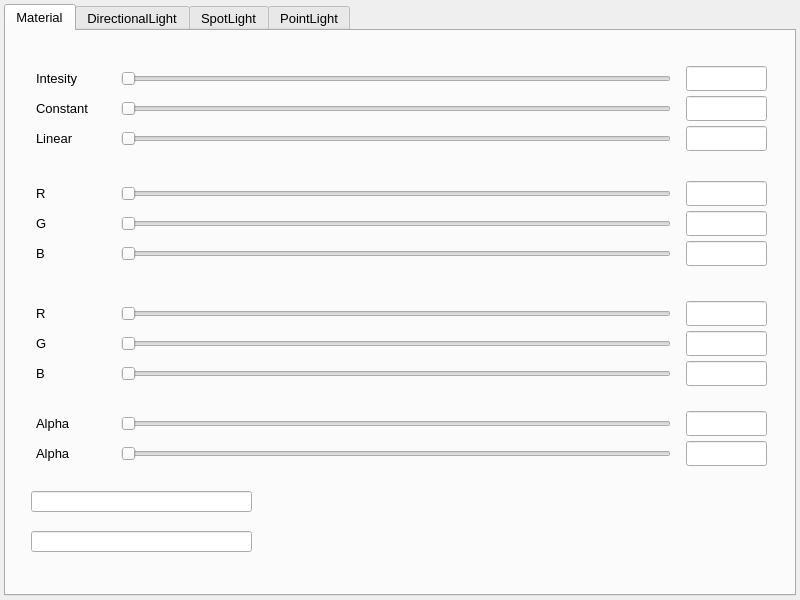
<?xml version="1.0" encoding="UTF-8"?>
<ui version="4.0">
 <class>MaterialDialog</class>
 <widget class="QWidget" name="MaterialDialog">
  <property name="geometry">
   <rect>
    <x>0</x>
    <y>0</y>
    <width>800</width>
    <height>600</height>
   </rect>
  </property>
  <property name="sizePolicy">
   <sizepolicy hsizetype="Preferred" vsizetype="Preferred">
    <horstretch>0</horstretch>
    <verstretch>0</verstretch>
   </sizepolicy>
  </property>
  <property name="minimumSize">
   <size>
    <width>800</width>
    <height>285</height>
   </size>
  </property>
  <property name="maximumSize">
   <size>
    <width>800</width>
    <height>1200</height>
   </size>
  </property>
  <property name="sizeIncrement">
   <size>
    <width>10</width>
    <height>10</height>
   </size>
  </property>
  <property name="baseSize">
   <size>
    <width>10</width>
    <height>10</height>
   </size>
  </property>
  <property name="font">
   <font>
    <family>Arial</family>
    <pointsize>10</pointsize>
   </font>
  </property>
  <property name="windowTitle">
   <string>Messages</string>
  </property>
  <layout class="QVBoxLayout" name="verticalLayout" stretch="0">
   <property name="spacing">
    <number>4</number>
   </property>
   <property name="leftMargin">
    <number>4</number>
   </property>
   <property name="topMargin">
    <number>4</number>
   </property>
   <property name="rightMargin">
    <number>4</number>
   </property>
   <property name="bottomMargin">
    <number>4</number>
   </property>
   <item>
    <widget class="QTabWidget" name="tabWidget">
     <property name="currentIndex">
      <number>0</number>
     </property>
     <widget class="QWidget" name="tab">
      <attribute name="title">
       <string>Material</string>
      </attribute>
      <widget class="QLineEdit" name="mtg2">
       <property name="geometry">
        <rect>
         <x>680</x>
         <y>300</y>
         <width>81</width>
         <height>25</height>
        </rect>
       </property>
      </widget>
      <widget class="QLineEdit" name="mtr2">
       <property name="geometry">
        <rect>
         <x>680</x>
         <y>270</y>
         <width>81</width>
         <height>25</height>
        </rect>
       </property>
      </widget>
      <widget class="QSlider" name="mg2">
       <property name="geometry">
        <rect>
         <x>115</x>
         <y>300</y>
         <width>550</width>
         <height>25</height>
        </rect>
       </property>
       <property name="maximum">
        <number>255</number>
       </property>
       <property name="pageStep">
        <number>1</number>
       </property>
       <property name="orientation">
        <enum>Qt::Horizontal</enum>
       </property>
      </widget>
      <widget class="QLabel" name="lg2">
       <property name="geometry">
        <rect>
         <x>30</x>
         <y>300</y>
         <width>81</width>
         <height>25</height>
        </rect>
       </property>
       <property name="text">
        <string>G</string>
       </property>
      </widget>
      <widget class="QSlider" name="mr2">
       <property name="geometry">
        <rect>
         <x>115</x>
         <y>270</y>
         <width>550</width>
         <height>25</height>
        </rect>
       </property>
       <property name="maximum">
        <number>255</number>
       </property>
       <property name="pageStep">
        <number>1</number>
       </property>
       <property name="orientation">
        <enum>Qt::Horizontal</enum>
       </property>
      </widget>
      <widget class="QLineEdit" name="mtb2">
       <property name="geometry">
        <rect>
         <x>680</x>
         <y>330</y>
         <width>81</width>
         <height>25</height>
        </rect>
       </property>
      </widget>
      <widget class="QLabel" name="lb2">
       <property name="geometry">
        <rect>
         <x>30</x>
         <y>330</y>
         <width>81</width>
         <height>25</height>
        </rect>
       </property>
       <property name="text">
        <string>B</string>
       </property>
      </widget>
      <widget class="QSlider" name="mb2">
       <property name="geometry">
        <rect>
         <x>115</x>
         <y>330</y>
         <width>550</width>
         <height>25</height>
        </rect>
       </property>
       <property name="maximum">
        <number>255</number>
       </property>
       <property name="pageStep">
        <number>1</number>
       </property>
       <property name="orientation">
        <enum>Qt::Horizontal</enum>
       </property>
      </widget>
      <widget class="QLabel" name="lr2">
       <property name="geometry">
        <rect>
         <x>30</x>
         <y>270</y>
         <width>81</width>
         <height>25</height>
        </rect>
       </property>
       <property name="text">
        <string>R</string>
       </property>
      </widget>
      <widget class="QLabel" name="lb0">
       <property name="geometry">
        <rect>
         <x>30</x>
         <y>95</y>
         <width>81</width>
         <height>25</height>
        </rect>
       </property>
       <property name="text">
        <string>Linear</string>
       </property>
      </widget>
      <widget class="QLineEdit" name="mtb0">
       <property name="geometry">
        <rect>
         <x>680</x>
         <y>95</y>
         <width>81</width>
         <height>25</height>
        </rect>
       </property>
      </widget>
      <widget class="QSlider" name="mb0">
       <property name="geometry">
        <rect>
         <x>115</x>
         <y>95</y>
         <width>550</width>
         <height>25</height>
        </rect>
       </property>
       <property name="maximum">
        <number>255</number>
       </property>
       <property name="pageStep">
        <number>1</number>
       </property>
       <property name="orientation">
        <enum>Qt::Horizontal</enum>
       </property>
      </widget>
      <widget class="QLineEdit" name="mtg0">
       <property name="geometry">
        <rect>
         <x>680</x>
         <y>65</y>
         <width>81</width>
         <height>25</height>
        </rect>
       </property>
      </widget>
      <widget class="QLineEdit" name="mtr0">
       <property name="geometry">
        <rect>
         <x>680</x>
         <y>35</y>
         <width>81</width>
         <height>25</height>
        </rect>
       </property>
      </widget>
      <widget class="QLabel" name="l0">
       <property name="geometry">
        <rect>
         <x>30</x>
         <y>380</y>
         <width>81</width>
         <height>25</height>
        </rect>
       </property>
       <property name="text">
        <string>Alpha</string>
       </property>
      </widget>
      <widget class="QLabel" name="lr0">
       <property name="geometry">
        <rect>
         <x>30</x>
         <y>35</y>
         <width>81</width>
         <height>25</height>
        </rect>
       </property>
       <property name="text">
        <string>Intesity</string>
       </property>
      </widget>
      <widget class="QSlider" name="mr0">
       <property name="geometry">
        <rect>
         <x>115</x>
         <y>35</y>
         <width>550</width>
         <height>25</height>
        </rect>
       </property>
       <property name="maximum">
        <number>255</number>
       </property>
       <property name="pageStep">
        <number>1</number>
       </property>
       <property name="orientation">
        <enum>Qt::Horizontal</enum>
       </property>
      </widget>
      <widget class="QSlider" name="ms0">
       <property name="geometry">
        <rect>
         <x>115</x>
         <y>380</y>
         <width>550</width>
         <height>25</height>
        </rect>
       </property>
       <property name="maximum">
        <number>1000</number>
       </property>
       <property name="pageStep">
        <number>1</number>
       </property>
       <property name="orientation">
        <enum>Qt::Horizontal</enum>
       </property>
      </widget>
      <widget class="QLineEdit" name="mt0">
       <property name="geometry">
        <rect>
         <x>680</x>
         <y>380</y>
         <width>81</width>
         <height>25</height>
        </rect>
       </property>
      </widget>
      <widget class="QLabel" name="lg0">
       <property name="geometry">
        <rect>
         <x>30</x>
         <y>65</y>
         <width>81</width>
         <height>25</height>
        </rect>
       </property>
       <property name="text">
        <string>Constant</string>
       </property>
      </widget>
      <widget class="QSlider" name="mg0">
       <property name="geometry">
        <rect>
         <x>115</x>
         <y>65</y>
         <width>550</width>
         <height>25</height>
        </rect>
       </property>
       <property name="maximum">
        <number>255</number>
       </property>
       <property name="pageStep">
        <number>1</number>
       </property>
       <property name="tracking">
        <bool>true</bool>
       </property>
       <property name="orientation">
        <enum>Qt::Horizontal</enum>
       </property>
       <property name="tickPosition">
        <enum>QSlider::NoTicks</enum>
       </property>
       <property name="tickInterval">
        <number>0</number>
       </property>
      </widget>
      <widget class="QLineEdit" name="name">
       <property name="geometry">
        <rect>
         <x>25</x>
         <y>460</y>
         <width>221</width>
         <height>21</height>
        </rect>
       </property>
      </widget>
      <widget class="QLineEdit" name="material">
       <property name="geometry">
        <rect>
         <x>25</x>
         <y>500</y>
         <width>221</width>
         <height>21</height>
        </rect>
       </property>
      </widget>
      <widget class="QLabel" name="lg1">
       <property name="geometry">
        <rect>
         <x>30</x>
         <y>180</y>
         <width>81</width>
         <height>25</height>
        </rect>
       </property>
       <property name="text">
        <string>G</string>
       </property>
      </widget>
      <widget class="QLabel" name="lr1">
       <property name="geometry">
        <rect>
         <x>30</x>
         <y>150</y>
         <width>81</width>
         <height>25</height>
        </rect>
       </property>
       <property name="text">
        <string>R</string>
       </property>
      </widget>
      <widget class="QSlider" name="mg1">
       <property name="geometry">
        <rect>
         <x>115</x>
         <y>180</y>
         <width>550</width>
         <height>25</height>
        </rect>
       </property>
       <property name="maximum">
        <number>255</number>
       </property>
       <property name="pageStep">
        <number>1</number>
       </property>
       <property name="orientation">
        <enum>Qt::Horizontal</enum>
       </property>
      </widget>
      <widget class="QLineEdit" name="mtr1">
       <property name="geometry">
        <rect>
         <x>680</x>
         <y>150</y>
         <width>81</width>
         <height>25</height>
        </rect>
       </property>
      </widget>
      <widget class="QLineEdit" name="mtb1">
       <property name="geometry">
        <rect>
         <x>680</x>
         <y>210</y>
         <width>81</width>
         <height>25</height>
        </rect>
       </property>
      </widget>
      <widget class="QSlider" name="mr1">
       <property name="geometry">
        <rect>
         <x>115</x>
         <y>150</y>
         <width>550</width>
         <height>25</height>
        </rect>
       </property>
       <property name="maximum">
        <number>255</number>
       </property>
       <property name="pageStep">
        <number>1</number>
       </property>
       <property name="orientation">
        <enum>Qt::Horizontal</enum>
       </property>
      </widget>
      <widget class="QLabel" name="lb1">
       <property name="geometry">
        <rect>
         <x>30</x>
         <y>210</y>
         <width>81</width>
         <height>25</height>
        </rect>
       </property>
       <property name="text">
        <string>B</string>
       </property>
      </widget>
      <widget class="QSlider" name="mb1">
       <property name="geometry">
        <rect>
         <x>115</x>
         <y>210</y>
         <width>550</width>
         <height>25</height>
        </rect>
       </property>
       <property name="maximum">
        <number>255</number>
       </property>
       <property name="pageStep">
        <number>1</number>
       </property>
       <property name="orientation">
        <enum>Qt::Horizontal</enum>
       </property>
      </widget>
      <widget class="QLineEdit" name="mtg1">
       <property name="geometry">
        <rect>
         <x>680</x>
         <y>180</y>
         <width>81</width>
         <height>25</height>
        </rect>
       </property>
      </widget>
      <widget class="QLabel" name="l1">
       <property name="geometry">
        <rect>
         <x>30</x>
         <y>410</y>
         <width>81</width>
         <height>25</height>
        </rect>
       </property>
       <property name="text">
        <string>Alpha</string>
       </property>
      </widget>
      <widget class="QLineEdit" name="mt1">
       <property name="geometry">
        <rect>
         <x>680</x>
         <y>410</y>
         <width>81</width>
         <height>25</height>
        </rect>
       </property>
      </widget>
      <widget class="QSlider" name="ms1">
       <property name="geometry">
        <rect>
         <x>115</x>
         <y>410</y>
         <width>550</width>
         <height>25</height>
        </rect>
       </property>
       <property name="maximum">
        <number>1000</number>
       </property>
       <property name="pageStep">
        <number>1</number>
       </property>
       <property name="orientation">
        <enum>Qt::Horizontal</enum>
       </property>
      </widget>
     </widget>
     <widget class="QWidget" name="tab_7">
      <attribute name="title">
       <string>DirectionalLight</string>
      </attribute>
      <widget class="QLineEdit" name="t4_b_3">
       <property name="geometry">
        <rect>
         <x>680</x>
         <y>275</y>
         <width>81</width>
         <height>25</height>
        </rect>
       </property>
      </widget>
      <widget class="QSlider" name="t4_s2_3">
       <property name="geometry">
        <rect>
         <x>115</x>
         <y>95</y>
         <width>550</width>
         <height>25</height>
        </rect>
       </property>
       <property name="maximum">
        <number>1000</number>
       </property>
       <property name="pageStep">
        <number>1</number>
       </property>
       <property name="orientation">
        <enum>Qt::Horizontal</enum>
       </property>
      </widget>
      <widget class="QLabel" name="label_15">
       <property name="geometry">
        <rect>
         <x>30</x>
         <y>95</y>
         <width>81</width>
         <height>25</height>
        </rect>
       </property>
       <property name="text">
        <string>Linear</string>
       </property>
      </widget>
      <widget class="QSlider" name="t4_sb_3">
       <property name="geometry">
        <rect>
         <x>115</x>
         <y>275</y>
         <width>550</width>
         <height>25</height>
        </rect>
       </property>
       <property name="maximum">
        <number>255</number>
       </property>
       <property name="pageStep">
        <number>1</number>
       </property>
       <property name="orientation">
        <enum>Qt::Horizontal</enum>
       </property>
      </widget>
      <widget class="QLineEdit" name="t4_8">
       <property name="geometry">
        <rect>
         <x>680</x>
         <y>130</y>
         <width>81</width>
         <height>25</height>
        </rect>
       </property>
      </widget>
      <widget class="QLineEdit" name="t4_r_3">
       <property name="geometry">
        <rect>
         <x>680</x>
         <y>205</y>
         <width>81</width>
         <height>25</height>
        </rect>
       </property>
      </widget>
      <widget class="QSlider" name="t4_s3_3">
       <property name="geometry">
        <rect>
         <x>115</x>
         <y>130</y>
         <width>550</width>
         <height>25</height>
        </rect>
       </property>
       <property name="maximum">
        <number>1000</number>
       </property>
       <property name="pageStep">
        <number>1</number>
       </property>
       <property name="orientation">
        <enum>Qt::Horizontal</enum>
       </property>
      </widget>
      <widget class="QSlider" name="t4_sg_3">
       <property name="geometry">
        <rect>
         <x>115</x>
         <y>240</y>
         <width>550</width>
         <height>25</height>
        </rect>
       </property>
       <property name="maximum">
        <number>255</number>
       </property>
       <property name="pageStep">
        <number>1</number>
       </property>
       <property name="orientation">
        <enum>Qt::Horizontal</enum>
       </property>
      </widget>
      <widget class="QLabel" name="label_16">
       <property name="geometry">
        <rect>
         <x>30</x>
         <y>60</y>
         <width>81</width>
         <height>25</height>
        </rect>
       </property>
       <property name="text">
        <string>Constant</string>
       </property>
      </widget>
      <widget class="QSlider" name="t4_s1_3">
       <property name="geometry">
        <rect>
         <x>115</x>
         <y>60</y>
         <width>550</width>
         <height>25</height>
        </rect>
       </property>
       <property name="maximum">
        <number>1000</number>
       </property>
       <property name="pageStep">
        <number>1</number>
       </property>
       <property name="tracking">
        <bool>true</bool>
       </property>
       <property name="orientation">
        <enum>Qt::Horizontal</enum>
       </property>
       <property name="tickPosition">
        <enum>QSlider::NoTicks</enum>
       </property>
       <property name="tickInterval">
        <number>0</number>
       </property>
      </widget>
      <widget class="QLabel" name="label_17">
       <property name="geometry">
        <rect>
         <x>30</x>
         <y>25</y>
         <width>81</width>
         <height>25</height>
        </rect>
       </property>
       <property name="text">
        <string>Intesity</string>
       </property>
      </widget>
      <widget class="QLineEdit" name="t4_9">
       <property name="geometry">
        <rect>
         <x>680</x>
         <y>25</y>
         <width>81</width>
         <height>25</height>
        </rect>
       </property>
      </widget>
      <widget class="QLabel" name="label_18">
       <property name="geometry">
        <rect>
         <x>30</x>
         <y>205</y>
         <width>81</width>
         <height>25</height>
        </rect>
       </property>
       <property name="text">
        <string>R</string>
       </property>
      </widget>
      <widget class="QLineEdit" name="t4_10">
       <property name="geometry">
        <rect>
         <x>680</x>
         <y>95</y>
         <width>81</width>
         <height>25</height>
        </rect>
       </property>
      </widget>
      <widget class="QSlider" name="t4_s0_3">
       <property name="geometry">
        <rect>
         <x>115</x>
         <y>25</y>
         <width>550</width>
         <height>25</height>
        </rect>
       </property>
       <property name="maximum">
        <number>100</number>
       </property>
       <property name="pageStep">
        <number>1</number>
       </property>
       <property name="orientation">
        <enum>Qt::Horizontal</enum>
       </property>
      </widget>
      <widget class="QSlider" name="t4_sr_3">
       <property name="geometry">
        <rect>
         <x>115</x>
         <y>205</y>
         <width>550</width>
         <height>25</height>
        </rect>
       </property>
       <property name="maximum">
        <number>255</number>
       </property>
       <property name="pageStep">
        <number>1</number>
       </property>
       <property name="orientation">
        <enum>Qt::Horizontal</enum>
       </property>
      </widget>
      <widget class="QLabel" name="label_19">
       <property name="geometry">
        <rect>
         <x>30</x>
         <y>275</y>
         <width>81</width>
         <height>25</height>
        </rect>
       </property>
       <property name="text">
        <string>B</string>
       </property>
      </widget>
      <widget class="QLabel" name="label_20">
       <property name="geometry">
        <rect>
         <x>30</x>
         <y>130</y>
         <width>81</width>
         <height>25</height>
        </rect>
       </property>
       <property name="text">
        <string>Quadratic</string>
       </property>
      </widget>
      <widget class="QLabel" name="label_21">
       <property name="geometry">
        <rect>
         <x>30</x>
         <y>240</y>
         <width>81</width>
         <height>25</height>
        </rect>
       </property>
       <property name="text">
        <string>G</string>
       </property>
      </widget>
      <widget class="QLineEdit" name="t4_g_3">
       <property name="geometry">
        <rect>
         <x>680</x>
         <y>240</y>
         <width>81</width>
         <height>25</height>
        </rect>
       </property>
      </widget>
      <widget class="QLineEdit" name="t4_11">
       <property name="geometry">
        <rect>
         <x>680</x>
         <y>60</y>
         <width>81</width>
         <height>25</height>
        </rect>
       </property>
      </widget>
     </widget>
     <widget class="QWidget" name="tab_6">
      <attribute name="title">
       <string>SpotLight</string>
      </attribute>
      <widget class="QLineEdit" name="t4_b_4">
       <property name="geometry">
        <rect>
         <x>680</x>
         <y>275</y>
         <width>81</width>
         <height>25</height>
        </rect>
       </property>
      </widget>
      <widget class="QSlider" name="t4_s2_4">
       <property name="geometry">
        <rect>
         <x>115</x>
         <y>95</y>
         <width>550</width>
         <height>25</height>
        </rect>
       </property>
       <property name="maximum">
        <number>1000</number>
       </property>
       <property name="pageStep">
        <number>1</number>
       </property>
       <property name="orientation">
        <enum>Qt::Horizontal</enum>
       </property>
      </widget>
      <widget class="QLabel" name="label_22">
       <property name="geometry">
        <rect>
         <x>30</x>
         <y>95</y>
         <width>81</width>
         <height>25</height>
        </rect>
       </property>
       <property name="text">
        <string>Linear</string>
       </property>
      </widget>
      <widget class="QSlider" name="t4_sb_4">
       <property name="geometry">
        <rect>
         <x>115</x>
         <y>275</y>
         <width>550</width>
         <height>25</height>
        </rect>
       </property>
       <property name="maximum">
        <number>255</number>
       </property>
       <property name="pageStep">
        <number>1</number>
       </property>
       <property name="orientation">
        <enum>Qt::Horizontal</enum>
       </property>
      </widget>
      <widget class="QLineEdit" name="t4_12">
       <property name="geometry">
        <rect>
         <x>680</x>
         <y>130</y>
         <width>81</width>
         <height>25</height>
        </rect>
       </property>
      </widget>
      <widget class="QLineEdit" name="t4_r_4">
       <property name="geometry">
        <rect>
         <x>680</x>
         <y>205</y>
         <width>81</width>
         <height>25</height>
        </rect>
       </property>
      </widget>
      <widget class="QSlider" name="t4_s3_4">
       <property name="geometry">
        <rect>
         <x>115</x>
         <y>130</y>
         <width>550</width>
         <height>25</height>
        </rect>
       </property>
       <property name="maximum">
        <number>1000</number>
       </property>
       <property name="pageStep">
        <number>1</number>
       </property>
       <property name="orientation">
        <enum>Qt::Horizontal</enum>
       </property>
      </widget>
      <widget class="QSlider" name="t4_sg_4">
       <property name="geometry">
        <rect>
         <x>115</x>
         <y>240</y>
         <width>550</width>
         <height>25</height>
        </rect>
       </property>
       <property name="maximum">
        <number>255</number>
       </property>
       <property name="pageStep">
        <number>1</number>
       </property>
       <property name="orientation">
        <enum>Qt::Horizontal</enum>
       </property>
      </widget>
      <widget class="QLabel" name="label_23">
       <property name="geometry">
        <rect>
         <x>30</x>
         <y>60</y>
         <width>81</width>
         <height>25</height>
        </rect>
       </property>
       <property name="text">
        <string>Constant</string>
       </property>
      </widget>
      <widget class="QSlider" name="t4_s1_4">
       <property name="geometry">
        <rect>
         <x>115</x>
         <y>60</y>
         <width>550</width>
         <height>25</height>
        </rect>
       </property>
       <property name="maximum">
        <number>1000</number>
       </property>
       <property name="pageStep">
        <number>1</number>
       </property>
       <property name="tracking">
        <bool>true</bool>
       </property>
       <property name="orientation">
        <enum>Qt::Horizontal</enum>
       </property>
       <property name="tickPosition">
        <enum>QSlider::NoTicks</enum>
       </property>
       <property name="tickInterval">
        <number>0</number>
       </property>
      </widget>
      <widget class="QLabel" name="label_24">
       <property name="geometry">
        <rect>
         <x>30</x>
         <y>25</y>
         <width>81</width>
         <height>25</height>
        </rect>
       </property>
       <property name="text">
        <string>Intesity</string>
       </property>
      </widget>
      <widget class="QLineEdit" name="t4_13">
       <property name="geometry">
        <rect>
         <x>680</x>
         <y>25</y>
         <width>81</width>
         <height>25</height>
        </rect>
       </property>
      </widget>
      <widget class="QLabel" name="label_25">
       <property name="geometry">
        <rect>
         <x>30</x>
         <y>205</y>
         <width>81</width>
         <height>25</height>
        </rect>
       </property>
       <property name="text">
        <string>R</string>
       </property>
      </widget>
      <widget class="QLineEdit" name="t4_14">
       <property name="geometry">
        <rect>
         <x>680</x>
         <y>95</y>
         <width>81</width>
         <height>25</height>
        </rect>
       </property>
      </widget>
      <widget class="QSlider" name="t4_s0_4">
       <property name="geometry">
        <rect>
         <x>115</x>
         <y>25</y>
         <width>550</width>
         <height>25</height>
        </rect>
       </property>
       <property name="maximum">
        <number>100</number>
       </property>
       <property name="pageStep">
        <number>1</number>
       </property>
       <property name="orientation">
        <enum>Qt::Horizontal</enum>
       </property>
      </widget>
      <widget class="QSlider" name="t4_sr_4">
       <property name="geometry">
        <rect>
         <x>115</x>
         <y>205</y>
         <width>550</width>
         <height>25</height>
        </rect>
       </property>
       <property name="maximum">
        <number>255</number>
       </property>
       <property name="pageStep">
        <number>1</number>
       </property>
       <property name="orientation">
        <enum>Qt::Horizontal</enum>
       </property>
      </widget>
      <widget class="QLabel" name="label_26">
       <property name="geometry">
        <rect>
         <x>30</x>
         <y>275</y>
         <width>81</width>
         <height>25</height>
        </rect>
       </property>
       <property name="text">
        <string>B</string>
       </property>
      </widget>
      <widget class="QLabel" name="label_27">
       <property name="geometry">
        <rect>
         <x>30</x>
         <y>130</y>
         <width>81</width>
         <height>25</height>
        </rect>
       </property>
       <property name="text">
        <string>Quadratic</string>
       </property>
      </widget>
      <widget class="QLabel" name="label_28">
       <property name="geometry">
        <rect>
         <x>30</x>
         <y>240</y>
         <width>81</width>
         <height>25</height>
        </rect>
       </property>
       <property name="text">
        <string>G</string>
       </property>
      </widget>
      <widget class="QLineEdit" name="t4_g_4">
       <property name="geometry">
        <rect>
         <x>680</x>
         <y>240</y>
         <width>81</width>
         <height>25</height>
        </rect>
       </property>
      </widget>
      <widget class="QLineEdit" name="t4_15">
       <property name="geometry">
        <rect>
         <x>680</x>
         <y>60</y>
         <width>81</width>
         <height>25</height>
        </rect>
       </property>
      </widget>
     </widget>
     <widget class="QWidget" name="tab_5">
      <attribute name="title">
       <string>PointLight</string>
      </attribute>
      <widget class="QSlider" name="t4_s1">
       <property name="geometry">
        <rect>
         <x>115</x>
         <y>60</y>
         <width>550</width>
         <height>25</height>
        </rect>
       </property>
       <property name="maximum">
        <number>1000</number>
       </property>
       <property name="pageStep">
        <number>1</number>
       </property>
       <property name="tracking">
        <bool>true</bool>
       </property>
       <property name="orientation">
        <enum>Qt::Horizontal</enum>
       </property>
       <property name="tickPosition">
        <enum>QSlider::NoTicks</enum>
       </property>
       <property name="tickInterval">
        <number>0</number>
       </property>
      </widget>
      <widget class="QSlider" name="t4_s2">
       <property name="geometry">
        <rect>
         <x>115</x>
         <y>95</y>
         <width>550</width>
         <height>25</height>
        </rect>
       </property>
       <property name="maximum">
        <number>500</number>
       </property>
       <property name="pageStep">
        <number>1</number>
       </property>
       <property name="orientation">
        <enum>Qt::Horizontal</enum>
       </property>
      </widget>
      <widget class="QSlider" name="t4_s3">
       <property name="geometry">
        <rect>
         <x>115</x>
         <y>130</y>
         <width>550</width>
         <height>25</height>
        </rect>
       </property>
       <property name="maximum">
        <number>250</number>
       </property>
       <property name="pageStep">
        <number>1</number>
       </property>
       <property name="orientation">
        <enum>Qt::Horizontal</enum>
       </property>
      </widget>
      <widget class="QLabel" name="label">
       <property name="geometry">
        <rect>
         <x>30</x>
         <y>95</y>
         <width>81</width>
         <height>25</height>
        </rect>
       </property>
       <property name="text">
        <string>Linear</string>
       </property>
      </widget>
      <widget class="QLabel" name="label_2">
       <property name="geometry">
        <rect>
         <x>30</x>
         <y>60</y>
         <width>81</width>
         <height>25</height>
        </rect>
       </property>
       <property name="text">
        <string>Constant</string>
       </property>
      </widget>
      <widget class="QLabel" name="label_3">
       <property name="geometry">
        <rect>
         <x>30</x>
         <y>130</y>
         <width>81</width>
         <height>25</height>
        </rect>
       </property>
       <property name="text">
        <string>Quadratic</string>
       </property>
      </widget>
      <widget class="QSlider" name="t4_sg">
       <property name="geometry">
        <rect>
         <x>115</x>
         <y>240</y>
         <width>550</width>
         <height>25</height>
        </rect>
       </property>
       <property name="maximum">
        <number>255</number>
       </property>
       <property name="pageStep">
        <number>1</number>
       </property>
       <property name="orientation">
        <enum>Qt::Horizontal</enum>
       </property>
      </widget>
      <widget class="QSlider" name="t4_sb">
       <property name="geometry">
        <rect>
         <x>115</x>
         <y>275</y>
         <width>550</width>
         <height>25</height>
        </rect>
       </property>
       <property name="maximum">
        <number>255</number>
       </property>
       <property name="pageStep">
        <number>1</number>
       </property>
       <property name="orientation">
        <enum>Qt::Horizontal</enum>
       </property>
      </widget>
      <widget class="QSlider" name="t4_sr">
       <property name="geometry">
        <rect>
         <x>115</x>
         <y>205</y>
         <width>550</width>
         <height>25</height>
        </rect>
       </property>
       <property name="maximum">
        <number>255</number>
       </property>
       <property name="pageStep">
        <number>1</number>
       </property>
       <property name="orientation">
        <enum>Qt::Horizontal</enum>
       </property>
      </widget>
      <widget class="QSlider" name="t4_s0">
       <property name="geometry">
        <rect>
         <x>115</x>
         <y>25</y>
         <width>550</width>
         <height>25</height>
        </rect>
       </property>
       <property name="maximum">
        <number>1000</number>
       </property>
       <property name="pageStep">
        <number>1</number>
       </property>
       <property name="orientation">
        <enum>Qt::Horizontal</enum>
       </property>
      </widget>
      <widget class="QLabel" name="label_4">
       <property name="geometry">
        <rect>
         <x>30</x>
         <y>205</y>
         <width>81</width>
         <height>25</height>
        </rect>
       </property>
       <property name="text">
        <string>R</string>
       </property>
      </widget>
      <widget class="QLabel" name="label_5">
       <property name="geometry">
        <rect>
         <x>30</x>
         <y>240</y>
         <width>81</width>
         <height>25</height>
        </rect>
       </property>
       <property name="text">
        <string>G</string>
       </property>
      </widget>
      <widget class="QLabel" name="label_6">
       <property name="geometry">
        <rect>
         <x>30</x>
         <y>275</y>
         <width>81</width>
         <height>25</height>
        </rect>
       </property>
       <property name="text">
        <string>B</string>
       </property>
      </widget>
      <widget class="QLabel" name="label_7">
       <property name="geometry">
        <rect>
         <x>30</x>
         <y>25</y>
         <width>81</width>
         <height>25</height>
        </rect>
       </property>
       <property name="text">
        <string>Intesity</string>
       </property>
      </widget>
      <widget class="QLineEdit" name="t4_1">
       <property name="geometry">
        <rect>
         <x>680</x>
         <y>60</y>
         <width>81</width>
         <height>25</height>
        </rect>
       </property>
      </widget>
      <widget class="QLineEdit" name="t4_2">
       <property name="geometry">
        <rect>
         <x>680</x>
         <y>95</y>
         <width>81</width>
         <height>25</height>
        </rect>
       </property>
      </widget>
      <widget class="QLineEdit" name="t4_3">
       <property name="geometry">
        <rect>
         <x>680</x>
         <y>130</y>
         <width>81</width>
         <height>25</height>
        </rect>
       </property>
      </widget>
      <widget class="QLineEdit" name="t4_r">
       <property name="geometry">
        <rect>
         <x>680</x>
         <y>205</y>
         <width>81</width>
         <height>25</height>
        </rect>
       </property>
      </widget>
      <widget class="QLineEdit" name="t4_g">
       <property name="geometry">
        <rect>
         <x>680</x>
         <y>240</y>
         <width>81</width>
         <height>25</height>
        </rect>
       </property>
      </widget>
      <widget class="QLineEdit" name="t4_b">
       <property name="geometry">
        <rect>
         <x>680</x>
         <y>275</y>
         <width>81</width>
         <height>25</height>
        </rect>
       </property>
      </widget>
      <widget class="QLineEdit" name="t4_0">
       <property name="geometry">
        <rect>
         <x>680</x>
         <y>25</y>
         <width>81</width>
         <height>25</height>
        </rect>
       </property>
      </widget>
     </widget>
    </widget>
   </item>
  </layout>
 </widget>
 <resources/>
 <connections/>
 <designerdata>
  <property name="gridDeltaX">
   <number>5</number>
  </property>
  <property name="gridDeltaY">
   <number>5</number>
  </property>
  <property name="gridSnapX">
   <bool>true</bool>
  </property>
  <property name="gridSnapY">
   <bool>true</bool>
  </property>
  <property name="gridVisible">
   <bool>true</bool>
  </property>
 </designerdata>
</ui>
